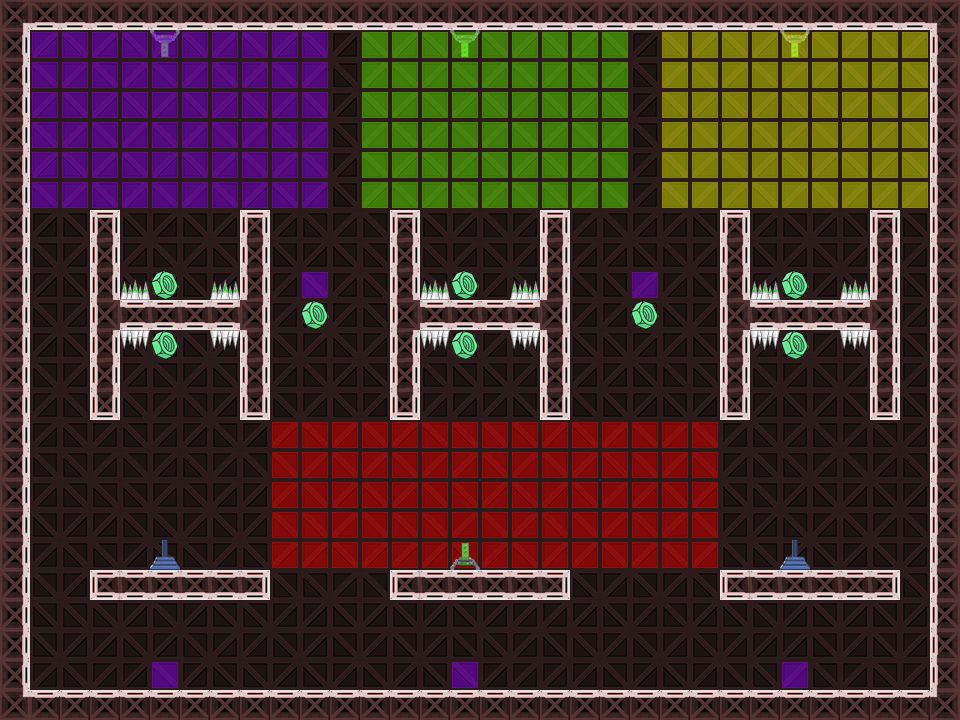

This game map was drawn from its Tiled (.tmx) file and the tilesets committed beside it. A one-line description and the trimmed map source follow:
An orthogonal 32x24 tile map with 30x30 px tiles, 10 tile layers (Background, Turrets, TurretsHitbox, Walls, ...), 2 hidden layers not drawn.

<map version="1.2" tiledversion="1.3.1" orientation="orthogonal" renderorder="right-down" compressionlevel="0" width="32" height="24" tilewidth="30" tileheight="30" infinite="0" nextlayerid="16" nextobjectid="1">
 <tileset firstgid="1" source="TileSet_map_3.tsx" />
 <layer id="2" name="Background" width="32" height="24">
  <data>[768 cells, 768 non-empty, 5 distinct tile ids]</data>
 </layer>
 <layer id="9" name="Turrets" width="32" height="24">
  <data>[768 cells, 3 non-empty, 1 distinct tile ids]</data>
 </layer>
 <layer id="10" name="TurretsHitbox" width="32" height="24">
  <data>[768 cells, 243 non-empty, 4 distinct tile ids]</data>
 </layer>
 <layer id="1" name="Walls" width="32" height="24">
  <data>[768 cells, 180 non-empty, 14 distinct tile ids]</data>
 </layer>
 <layer id="3" name="StaticEnemies" width="32" height="24">
  <data>[768 cells, 12 non-empty, 2 distinct tile ids]</data>
 </layer>
 <layer id="4" name="Rewards" width="32" height="24">
  <data>[768 cells, 8 non-empty, 1 distinct tile ids]</data>
 </layer>
 <layer id="13" name="HiddenTurrets" width="32" height="24">
  <data>[768 cells, 1 non-empty, 1 distinct tile ids]</data>
 </layer>
 <layer id="5" name="Fire" width="32" height="24">
  <data>[768 cells, 0 non-empty, 0 distinct tile ids]</data>
 </layer>
 <layer id="15" name="Upgrades" width="32" height="24">
  <data>[768 cells, 5 non-empty, 1 distinct tile ids]</data>
 </layer>
 <layer id="7" name="Laser" width="32" height="24">
  <data>[768 cells, 2 non-empty, 1 distinct tile ids]</data>
 </layer>
 <layer id="8" name="LaserMax" width="32" height="24" visible="0">
  <data>[768 cells, 2 non-empty, 1 distinct tile ids]</data>
 </layer>
 <layer id="6" name="FireMax" width="32" height="24" visible="0">
  <data>[768 cells, 0 non-empty, 0 distinct tile ids]</data>
 </layer>
</map>
